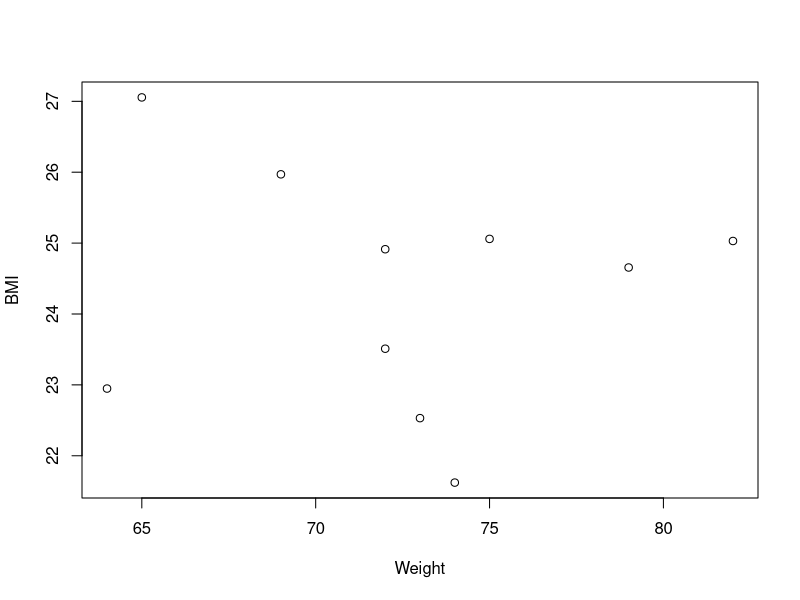
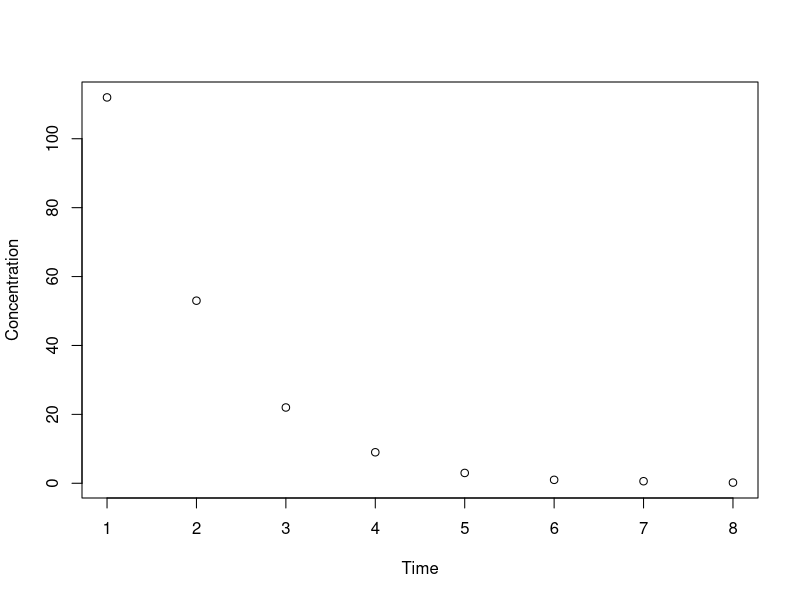
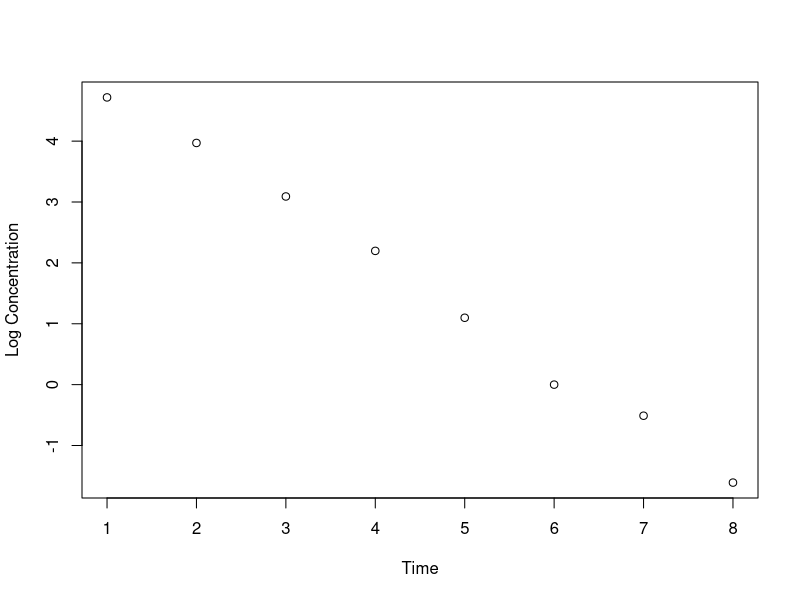
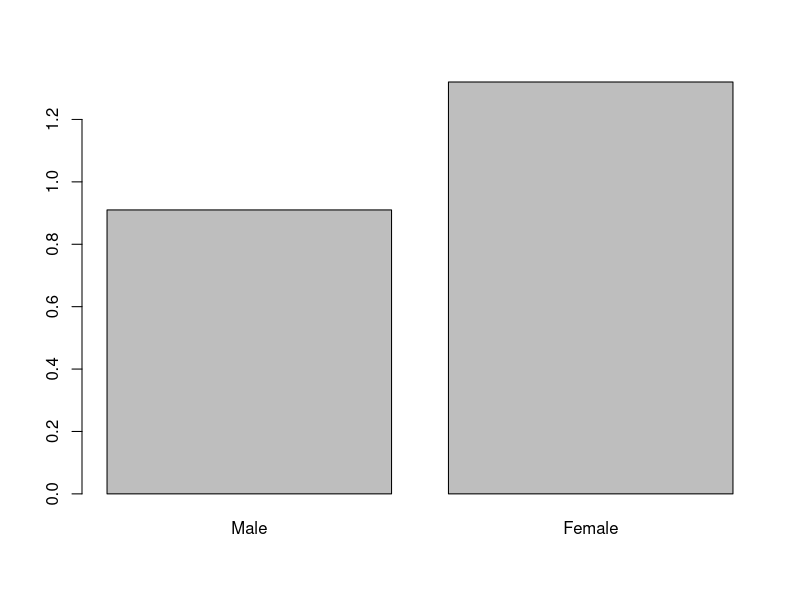
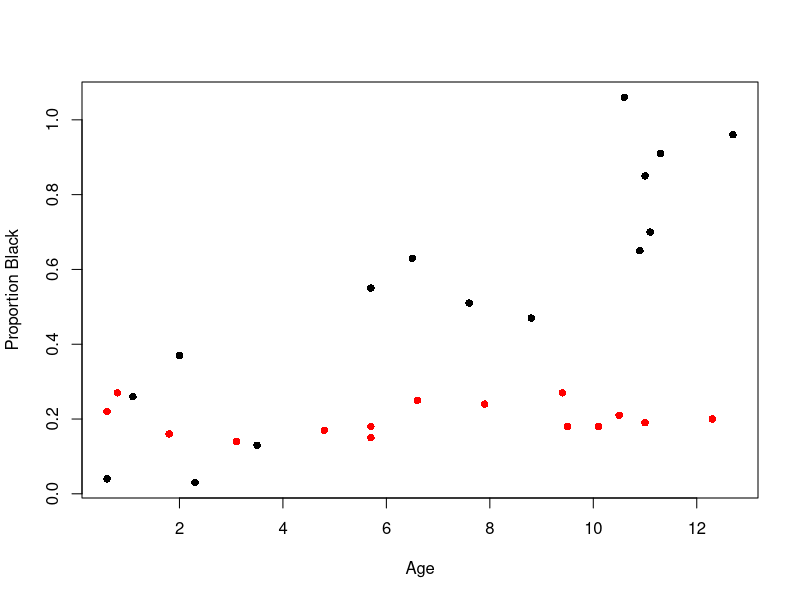

Recreate these plots in R, in order.
#Adam Orr
#Biometry
#Lab 1
# ---- question 1 ----

females <- c(3,2,1,5,4,3)
males <- c(2,5,3,4,1,2)

#sex ratio of first mother
females[1] / (females[1] + males[1])

#sex ratio for all mothers
(ratios <- females / (females + males))

#avg sex ratio
mean(ratios)

# ---- question 2 ----
getwd()
setwd('.')
rm(list = ls())
bmi <- read.csv("bmi.csv")
dim(bmi)
names(bmi)
mean(bmi$weight)
bmi$bmi <- bmi$weight / (bmi$height/100)^2

plot(bmi$weight,bmi$bmi, xlab="Weight", ylab="BMI")

# ---- question 3 ----
toxin <- read.csv("toxin.csv")
plot(toxin$Time,toxin$Concentration,xlab = "Time", ylab = "Concentration")
plot(toxin$Time,log(toxin$Concentration), xlab = "Time", ylab = "Log Concentration")

# ---- question 4 ----
lizards <- read.csv("lizards.csv")
maleweight <- lizards$Weight[lizards$Sex == "male"]
femaleweight <- lizards$Weight[lizards$Sex == "female"]
(meanmale <- mean(maleweight))
(meanfemale <-mean(femaleweight))

barplot(c(meanmale,meanfemale),names.arg = c("Male","Female"))

# ---- question 5 ----

lions <- read.csv("lions.csv")
maleage <- lions$Age[lions$Sex == "male"]
maleproportion <- lions$Black[lions$Sex == "male"]
femaleage <- lions$Age[lions$Sex == "female"]
femaleproportion <- lions$Black[lions$Sex == "female"]
plot(maleage, maleproportion, pch=16, col="black", xlab = "Age", ylab = "Proportion Black")
points(femaleage, femaleproportion, pch=16, col="red")
